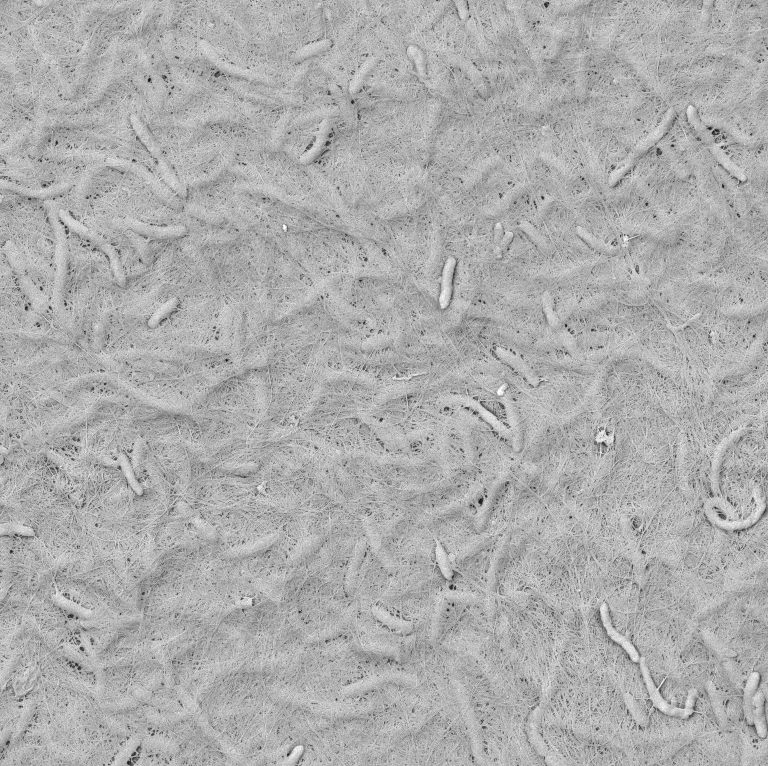
#> input picture PhD_data/paper_3/image_processing/BNC_surface_10kv_5kx_1-tif.tif, 768 x 766 px, found by its file name; its folder holds 5 pictures in this run
$ python porespy_analysis.py
#> lines starting #> are read from the running program, lines starting #| are printed output that depends on the picture; after the words box and inside, x2 and y2 are one past the last pixel; in counts of white or black regions, pixels touching at a corner belong together
import porespy as ps
import numpy as np
import matplotlib.pyplot as plt
from skimage import io
import os

# Define the scale: pixels per micrometer
pixels_per_micrometer = 100  # Example value, adjust based on your image scale

def process_image(image_path):
    im = io.imread(image_path)
#> im is the input picture: shape (766, 768, 3); min 22, max 255, mean 173.4
    if im.ndim == 3:
        im = im.mean(axis=2)
#> im: shape (766, 768) float64
    im_binary = im > im.mean()
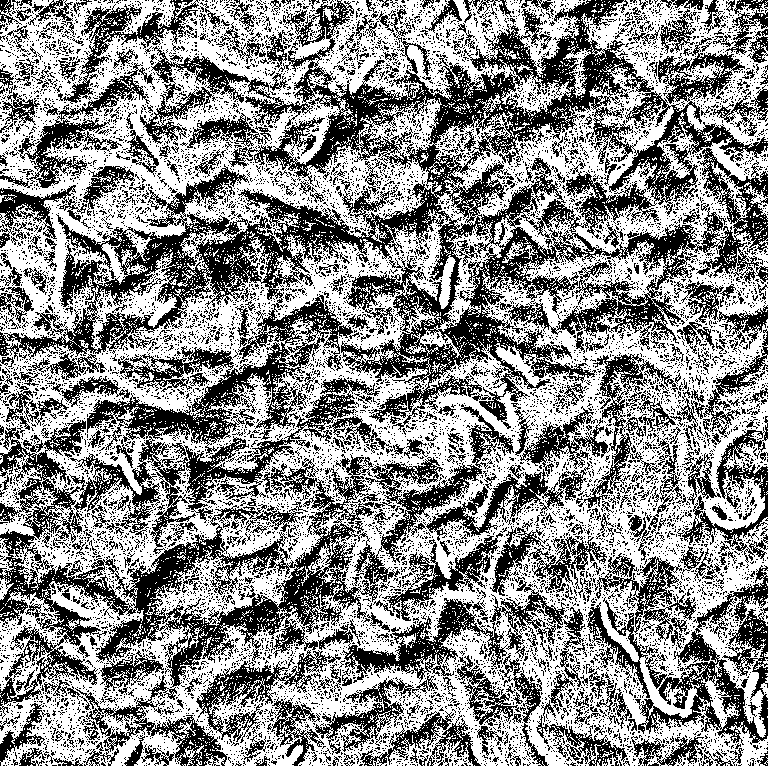
#> im_binary: shape (766, 768) bool; 55.4% white; 10861 black regions (10371 under 20 px), largest, box (x1, y1, x2, y2) and area: (0, 0, 768, 719) 135410, (587, 553, 768, 745) 11318, (318, 580, 567, 683) 5804
    snow = ps.networks.snow2(im_binary, voxel_size=1/pixels_per_micrometer)
    mip = ps.filters.porosimetry(im_binary)
    psd = ps.metrics.pore_size_distribution(mip)
    return im, snow, psd

# List of image files
image_files = [
    'BNC_surface_10kv_5kx_1-tif.tif',
    'BNCPHB2_surface_10kv_5kx_1.tif',
    'BNCPHB5_surface_10kv_5kx_1.tif',
    'BNCPHB10_surface_10kv_5kx_1.tif'
]

# Process all images
results = []
for image_file in image_files:
    image_path = os.path.join('/home/m/Data_analytics/PhD_data/paper_3/image_processing', image_file)
    results.append(process_image(image_path))
#> (the call stopped at in process_image, `snow = ps.networks.snow2(im_binary, voxel_size=1/pixels_per_micrometer)`: porespy is not available in this run)
#> pass 2 of the loop `for image_file in image_files:`:
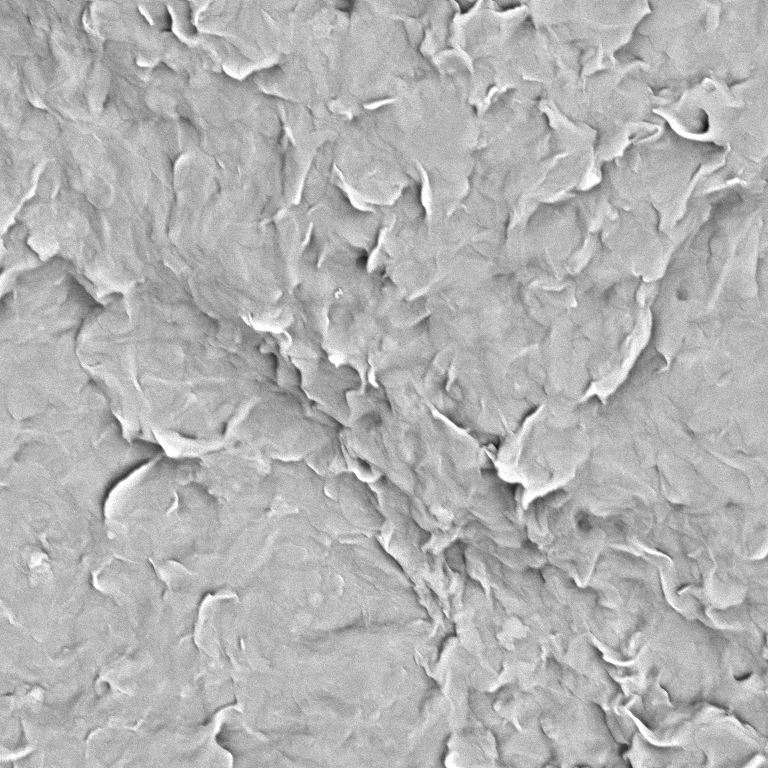
#> input picture PhD_data/paper_3/image_processing/BNCPHB2_surface_10kv_5kx_1.tif, 768 x 768 px, found by its file name
#> in process_image, im is the input picture: shape (768, 768, 3); min 20, max 255, mean 179.3
#> im: shape (768, 768) float64
#> in process_image (call 2), `im_binary = im > im.mean()`:
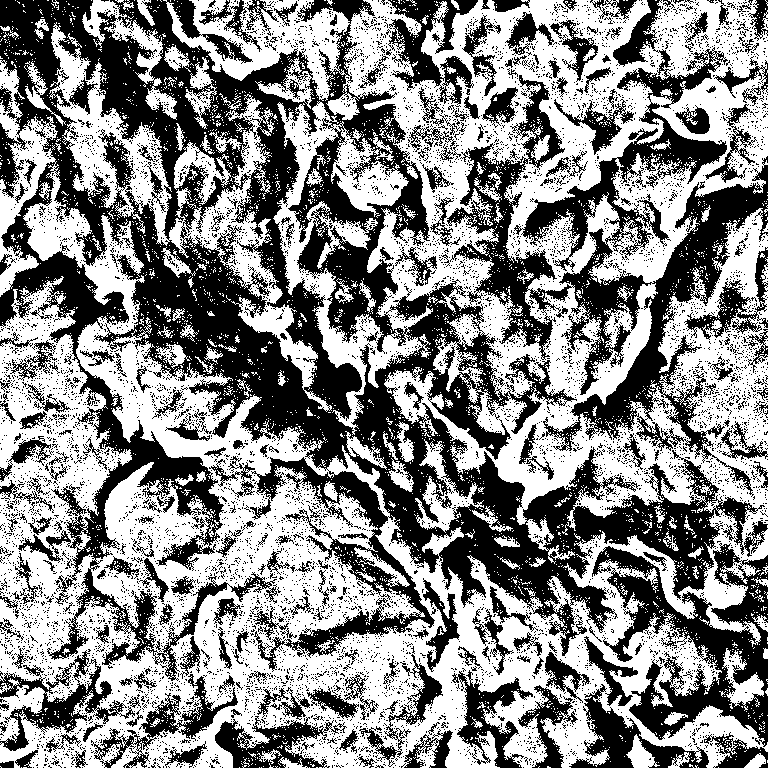
#> im_binary: shape (768, 768) bool; 53.9% white; 8009 black regions (7753 under 20 px), largest, box (x1, y1, x2, y2) and area: (0, 0, 768, 681) 142836, (447, 0, 768, 497) 37396, (592, 543, 768, 747) 13736
#> pass 3 of the loop `for image_file in image_files:`:
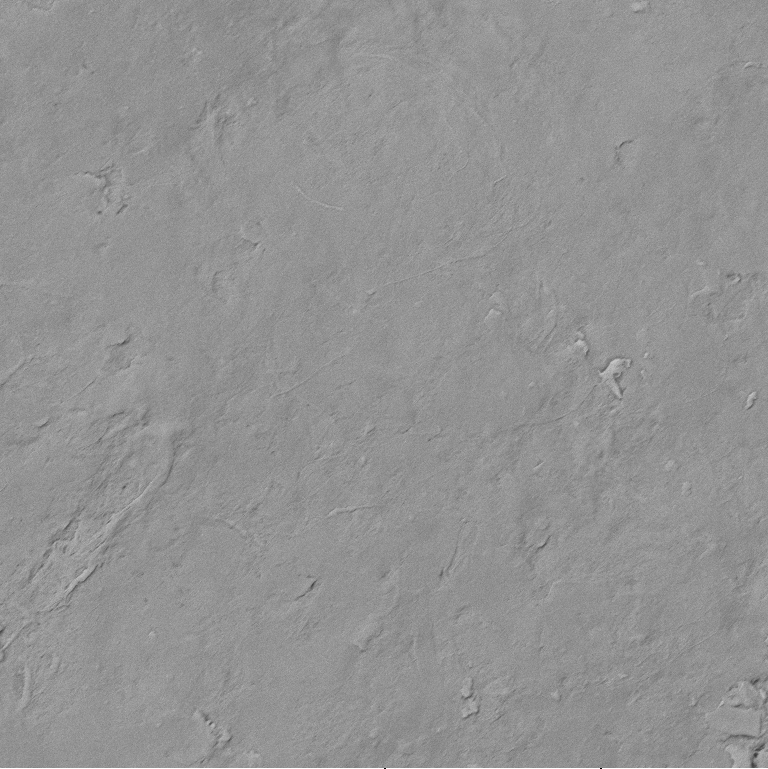
#> input picture PhD_data/paper_3/image_processing/BNCPHB5_surface_10kv_5kx_1.tif, 768 x 769 px, found by its file name
#> in process_image, im is the input picture: shape (769, 768, 3); min 0, max 255, mean 146.7
#> im: shape (769, 768) float64
#> in process_image (call 3), `im_binary = im > im.mean()`:
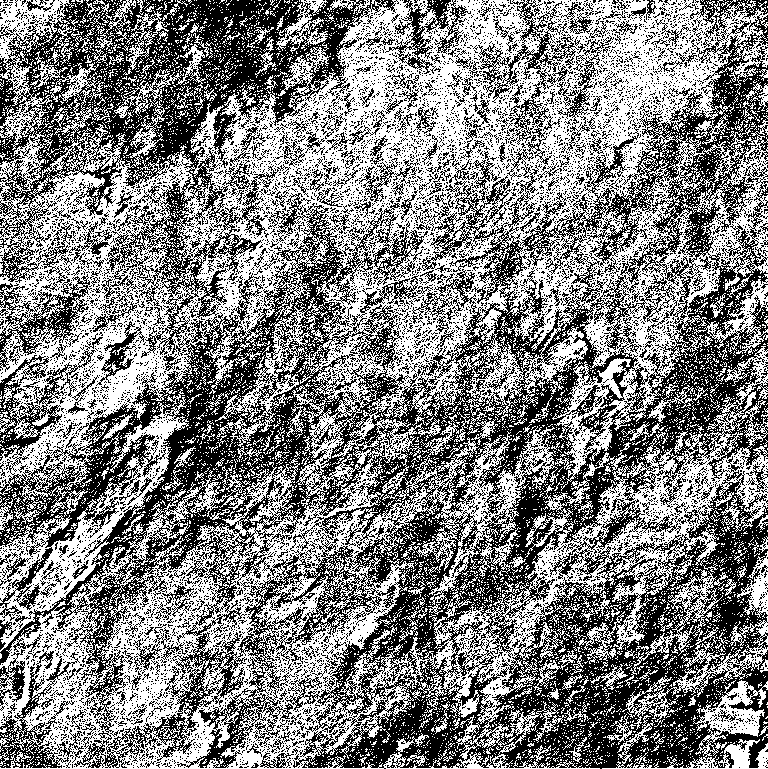
#> im_binary: shape (769, 768) bool; 51% white; black in thin lines or dots
#> the loop made 4 passes; the first 3 are shown

# Create a single figure with all plots
cm = 1/2.54  # centimeters in inches
#> cm = 0.394
fig = plt.figure(figsize=(4.6*cm, 8*cm))
gs = fig.add_gridspec(4, 4, height_ratios=[1, 1, 0.5, 1])

# Plot SEM Images
for i, (im, _, _) in enumerate(results):
    ax_sem = fig.add_subplot(gs[i//2, i%2*2:i%2*2+2])

    # Calculate margins to center the image
    height, width = im.shape
    aspect_ratio = width / height
    subplot_ratio = ax_sem.get_position().width / ax_sem.get_position().height

    if aspect_ratio > subplot_ratio:
        # Image is wider than subplot
        new_height = width / subplot_ratio
        margin = (new_height - height) / 2
        extent = [-margin, width+margin, height, 0]
    else:
        # Image is taller than subplot
        new_width = height * subplot_ratio
        margin = (new_width - width) / 2
        extent = [0, width, height, 0]

    ax_sem.imshow(im, cmap='gray', extent=extent)
    ax_sem.set_title(chr(65 + i), fontsize=10, loc='left', pad=1)
    ax_sem.axis('off')

    # Add scale bar
    scalebar_length = 10 * pixels_per_micrometer  # 10 micrometers
    ax_sem.plot([10, 10 + scalebar_length], [im.shape[0] - 10, im.shape[0] - 10], color='white', lw=0.5)
    ax_sem.text(10, im.shape[0] - 20, '10 μm', color='white', fontsize=8)

# Plot SNOW2 Segmentations
for i, (_, snow, _) in enumerate(results):
    ax_snow = fig.add_subplot(gs[2, i])
    ax_snow.imshow(snow.regions, cmap='nipy_spectral')
    ax_snow.set_title(chr(69 + i), fontsize=10, loc='left', pad=1)
    ax_snow.axis('off')

# Plot Pore Size Distributions
ax_psd = fig.add_subplot(gs[3, :])
colors = ['b', 'g', 'r', 'c']
labels = ['BNC', 'BPHB2', 'BPHB5', 'BPHB10']
for (_, _, psd), color, label in zip(results, colors, labels):
    ax_psd.plot(psd.bin_centers * (1/pixels_per_micrometer), psd.cdf, color=color, label=label)
ax_psd.set_xscale('log')
ax_psd.set_xlabel('Pore Radius (μm)', fontsize=10)
ax_psd.set_ylabel('Cumulative Distribution', fontsize=10)
ax_psd.legend(fontsize=8)
ax_psd.set_title('I', fontsize=8, loc='left', pad=1)
ax_psd.tick_params(axis='both', which='major', labelsize=8)

plt.tight_layout()
plt.subplots_adjust(hspace=0.2, wspace=0.1)

# Calculate the size in pixels for 600 DPI
width_pixels = int(4.6 * 600 / 2.54)
height_pixels = int(8 * 600 / 2.54)

# Save the figure with at least 600 DPI
plt.savefig('sem_analysis_composite.png', dpi=600, bbox_inches='tight',
            pad_inches=0.1, format='png')
plt.savefig('sem_analysis_composite.tif', dpi=600, bbox_inches='tight',
            pad_inches=0.1, format='tiff', pil_kwargs={'compression': 'tiff_lzw'})

# Optionally, also show the plot
plt.show()
